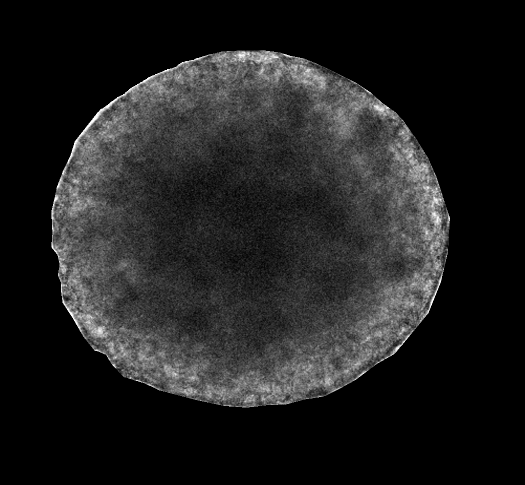
#> input picture TestImages/SpheroidPNG.png, 1049 x 969 px, found by its file name (shown at 1/2 size)
$ python differenceoverlay.py
#> lines starting #> are read from the running program, lines starting #| are printed output that depends on the picture; after the words box and inside, x2 and y2 are one past the last pixel; in counts of white or black regions, pixels touching at a corner belong together
import cv2
import numpy as np
import matplotlib.pyplot as plt

sphe_path = r"C:\Github\TranslucentSpheroidCompare\TestImages\SpheroidPNG.png"
Bsphe_path = r"C:\Github\TranslucentSpheroidCompare\TestImages\BSpheroidPNG.png"

sphe = cv2.imread(sphe_path, cv2.IMREAD_UNCHANGED)
#> sphe is the input picture: shape (969, 1049, 4); mean B, G, R, A 31.8, 31.8, 31.8, 111.1
Bsphe = cv2.imread(Bsphe_path, cv2.IMREAD_UNCHANGED)
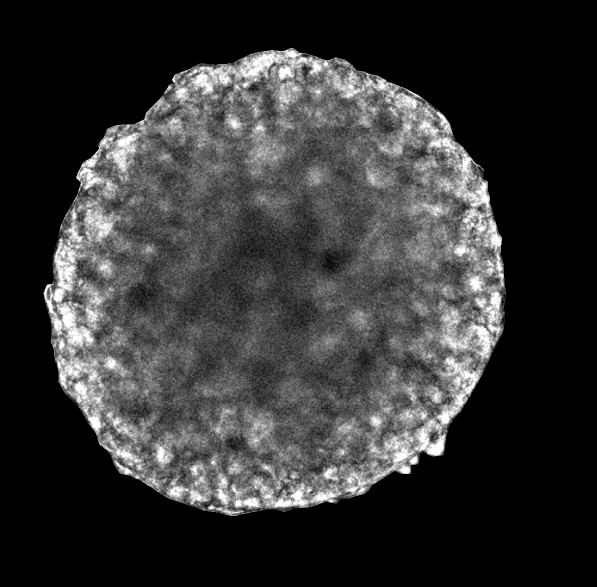
#> input picture TestImages/BSpheroidPNG.png, 1193 x 1174 px, found by its file name (shown at 1/2 size)
#> Bsphe is the input picture: shape (1174, 1193, 4); mean B, G, R, A 51.7, 51.7, 51.7, 120.4

def prepare_image(img, target_size=250):
#> called with target_size = 250
    if img.shape[2] == 4:
        bgr = img[:, :, :3]
        alpha = img[:, :, 3]
        mask = alpha > 0
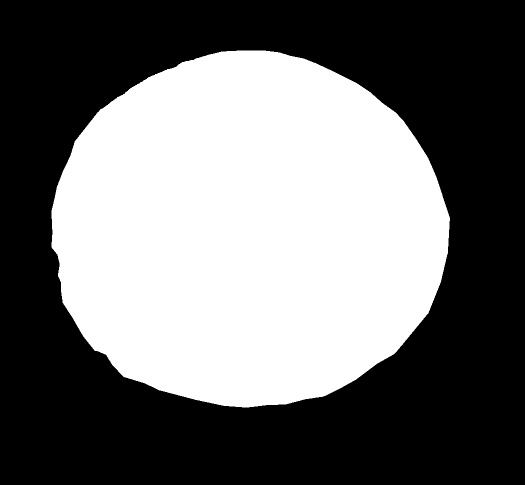
#> mask: shape (969, 1049) bool (shown at 1/2 size); 43.7% white; 1 white region, box (x1, y1, x2, y2) and area: (103, 101, 900, 815) 444196

    else:
        bgr = img
        gray_temp = cv2.cvtColor(bgr, cv2.COLOR_BGR2GRAY)
        mask = gray_temp > 0

    gray = cv2.cvtColor(bgr, cv2.COLOR_BGR2GRAY)

    gray = cv2.resize(
        gray,
        (target_size, target_size),
        interpolation=cv2.INTER_CUBIC
    )
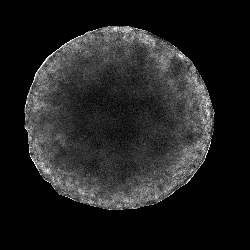
#> gray: shape (250, 250); min 0, max 255, mean 31.9

    mask = cv2.resize(
        mask.astype(np.uint8),
        (target_size, target_size),
        interpolation=cv2.INTER_NEAREST
    ).astype(bool)
#> mask: shape (250, 250) bool; 43.7% white; 1 white region, box (x1, y1, x2, y2) and area: (25, 27, 215, 211) 27312


    return gray.astype(float), mask

normal, normal_mask = prepare_image(sphe)

translucent, translucent_mask = prepare_image(Bsphe)
#> call 2 of prepare_image, with target_size = 250
#> in prepare_image (call 2), `mask = alpha > 0`: mask: shape (1174, 1193) bool; 47.3% white; 1 white region, box (x1, y1, x2, y2) and area: (87, 96, 1012, 1032) 663138
#> in prepare_image (call 2), `gray = cv2.resize( gray, (target_size, target_size), interpolation=cv2..`:
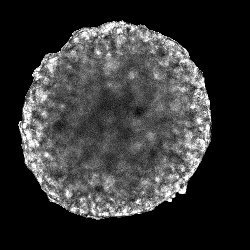
#> gray: shape (250, 250); min 0, max 255, mean 51.7
#> in prepare_image (call 2), `mask = cv2.resize( mask.astype(np.uint8), (target_size, target_size), ..`: mask: shape (250, 250) bool; 47.3% white; 1 white region, box (x1, y1, x2, y2) and area: (19, 21, 213, 220) 29589

common_mask = normal_mask & translucent_mask
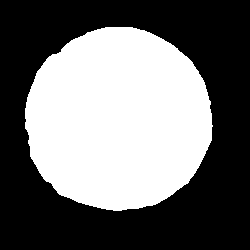
#> common_mask: shape (250, 250) bool; 43.4% white; 1 white region, box (x1, y1, x2, y2) and area: (25, 27, 213, 211) 27112

difference = np.abs(
    translucent - normal
)

difference[~common_mask] = 0
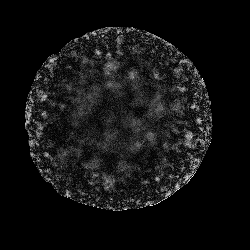
#> difference: shape (250, 250) float64; min 0, max 255, mean 18.6

fig, axes = plt.subplots(
    1,
    3,
    figsize=(15, 5)
)

axes[0].imshow(
    normal,
    cmap="gray"
)

axes[0].set_title(
    "Normal spheroid"
)

axes[0].axis("off")

axes[1].imshow(
    translucent,
    cmap="gray"
)

axes[1].set_title(
    "Translucent spheroid"
)

axes[1].axis("off")

im = axes[2].imshow(
    difference,
    cmap="hot",
    vmin=0,
    vmax=255
)

axes[2].set_title(
    "Difference"
)

axes[2].axis("off")

fig.colorbar(
    im,
    ax=axes,
    shrink=0.8,
    label="Absolute intensity difference"
)

plt.tight_layout()
plt.show()
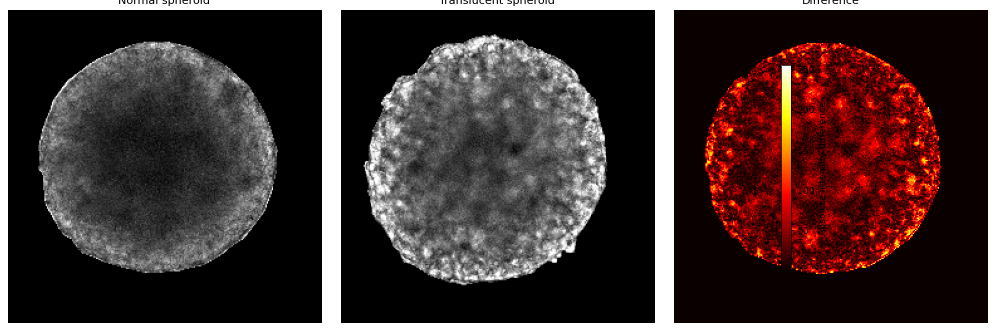
#> figure drawn by matplotlib, 4 panels
